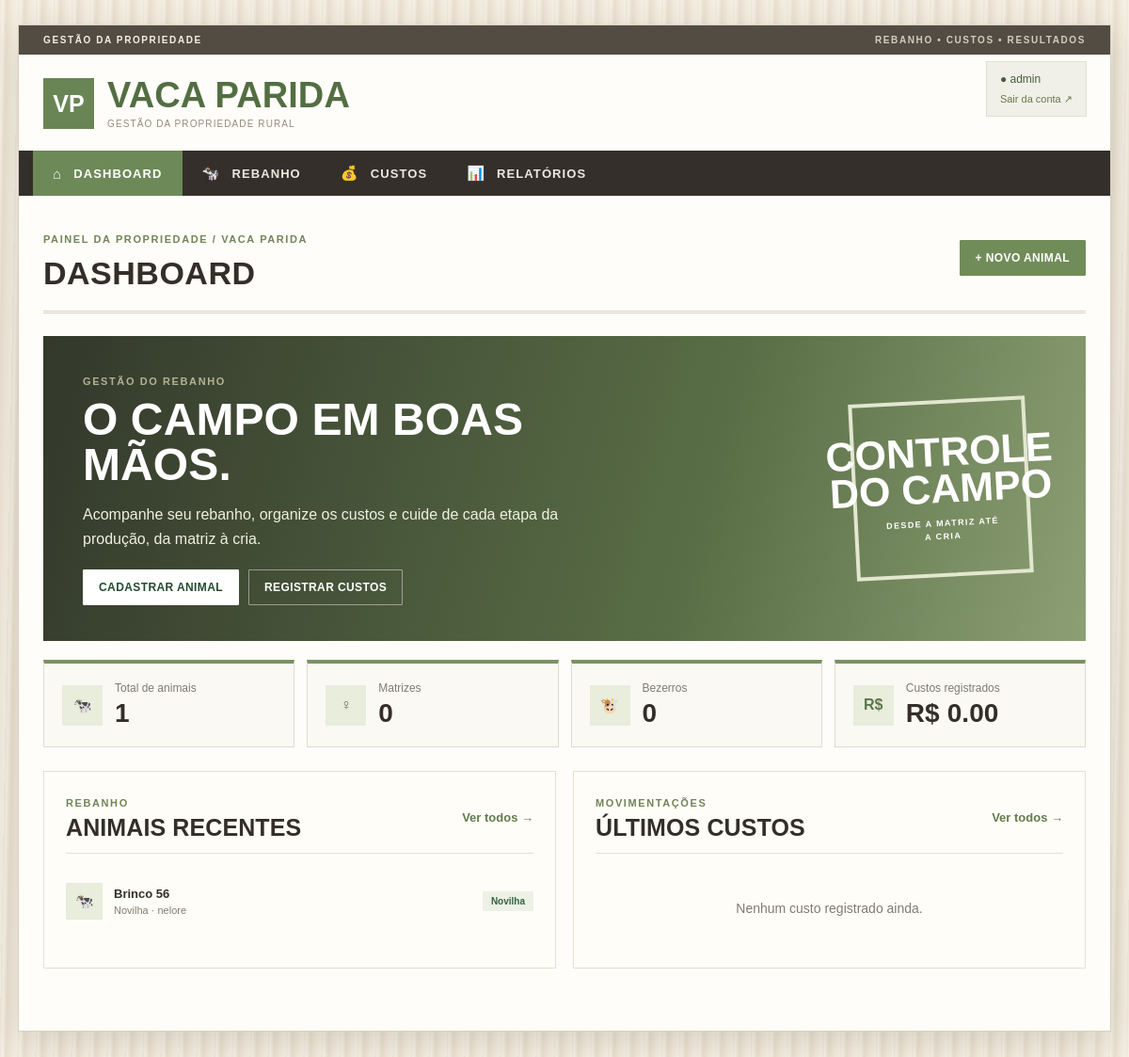
Page / (signed in) on the earlier database version.
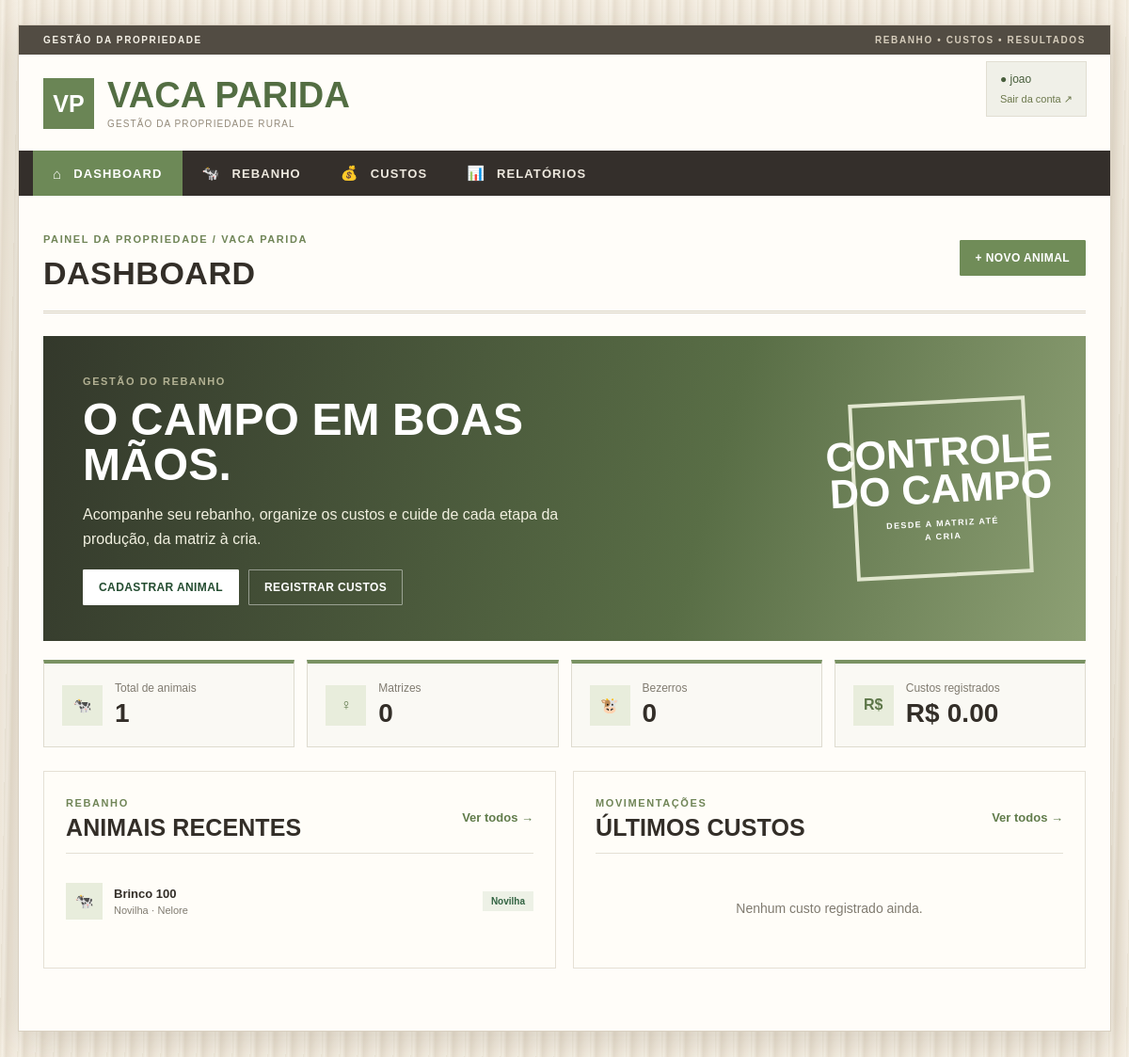
Same page on the later database version.
### tables this page shows
CREATE TABLE animais (
            id INTEGER PRIMARY KEY AUTOINCREMENT,
            brinco TEXT NOT NULL,
            tipo TEXT NOT NULL,
            raca TEXT,
            sexo TEXT,
            nascimento TEXT,
            peso REAL DEFAULT 0,
            observacoes TEXT
        , usuario_id INTEGER REFERENCES usuarios(id));

### app.py (the view)
@app.route("/")
@login_required
def index():
    conn = get_db()
    recentes = conn.execute(
        "SELECT * FROM animais WHERE usuario_id=? ORDER BY id DESC LIMIT 5", (session["usuario_id"],)
    ).fetchall()
    custos_recentes = conn.execute("""
        SELECT c.*, a.brinco
        FROM custos c
        LEFT JOIN animais a ON a.id = c.animal_id AND a.usuario_id = c.usuario_id
        WHERE c.usuario_id=?
        ORDER BY c.id DESC
        LIMIT 5
    """, (session["usuario_id"],)).fetchall()
    conn.close()
    return render_template(
        "index.html",
        recentes=recentes,
        custos_recentes=custos_recentes
    )

### app.py (called while the page is built)
def get_db():
    conn = sqlite3.connect(DB)
    conn.row_factory = sqlite3.Row
    return conn

def login_required(fn):
    @wraps(fn)
    def wrapper(*args, **kwargs):
        if not session.get("usuario_id"):
            return redirect(url_for("login"))
        return fn(*args, **kwargs)
    return wrapper

@app.before_request
def security_checks():
    if session.get("usuario_id"):
        with get_db() as conn:
            if not conn.execute("SELECT 1 FROM usuarios WHERE id=?", (session["usuario_id"],)).fetchone():
                session.clear()
                return redirect(url_for("login"))
    if request.method in ("POST", "PUT", "PATCH", "DELETE"):
        sent = request.form.get("csrf_token", "") or request.headers.get("X-CSRF-Token", "")
        expected = session.get("csrf_token", "")
        if not expected or not hmac.compare_digest(sent, expected):
            abort(400, "Token de segurança inválido. Atualize a página e tente novamente.")

### templates/index.html (shortened to what this page needs)
{% extends "base.html" %}
{% block page_title %}Dashboard{% endblock %}
{% block content %}
<section class="hero">
    <div>
        <span class="hero-kicker">GESTÃO DO REBANHO</span>
        <h2>O campo em boas mãos.</h2>
        <p>Acompanhe seu rebanho, organize os custos e cuide de cada etapa da produção, da matriz à cria.</p>
        <div class="hero-actions">
            <a class="btn btn-light" href="{{ url_for('novo_animal') }}">Cadastrar animal</a>
            <a class="btn btn-ghost-light" href="{{ url_for('custos') }}">Registrar custos</a>
        </div>
    </div>
    <div class="cow-art"><span class="hero-stamp">CONTROLE<br>DO CAMPO<small>DESDE A MATRIZ ATÉ A CRIA</small></span></div>
</section>
<section class="stats-grid">
    <div class="stat-card">
        <span class="stat-icon">🐄</span>
        <div><small>Total de animais</small><strong>{{ stats.animais }}</strong></div>
    </div>
    <div class="stat-card">
        <span class="stat-icon">♀</span>
        <div><small>Matrizes</small><strong>{{ stats.matrizes }}</strong></div>
    </div>
    <div class="stat-card">
        <span class="stat-icon">🐮</span>
        <div><small>Bezerros</small><strong>{{ stats.bezerros }}</strong></div>
    </div>
    <div class="stat-card">
        <span class="stat-icon">R$</span>
        <div><small>Custos registrados</small><strong>R$ {{ "%.2f"|format(stats.total) }}</strong></div>
    </div>
</section>
<div class="two-columns">
    <section class="panel">
        <div class="panel-head">
            <div><span class="eyebrow">REBANHO</span><h3>Animais recentes</h3></div>
            <a class="text-link" href="{{ url_for('rebanho') }}">Ver todos →</a>
        </div>
        {% if recentes %}
        <div class="animal-list">
            {% for animal in recentes %}
            <div class="animal-row">
                <div class="avatar">🐄</div>
                <div class="animal-info">
                    <strong>Brinco {{ animal.brinco }}</strong>
                    <span>{{ animal.tipo }}{% if animal.raca %} · {{ animal.raca }}{% endif %}</span>
                </div>
                <span class="badge">{{ animal.tipo }}</span>
            </div>
            {% endfor %}
        </div>
        {% else %}
            <div class="empty">Nenhum animal cadastrado ainda.</div>
        {% endif %}
    </section>
    <section class="panel">
        <div class="panel-head">
            <div><span class="eyebrow">MOVIMENTAÇÕES</span><h3>Últimos custos</h3></div>
            <a class="text-link" href="{{ url_for('custos') }}">Ver todos →</a>
        </div>
        {% if custos_recentes %}
        <div class="cost-list">
            {% for item in custos_recentes %}
            <div class="cost-row">
                <div>
                    <strong>{{ item.categoria }}</strong>
                    <span>{% if item.brinco %}Brinco {{ item.brinco }}{% else %}Geral{% endif %}</span>
                </div>
                <strong class="money">R$ {{ "%.2f"|format(item.valor) }}</strong>
            </div>
            {% endfor %}
        </div>
        {% else %}
            <div class="empty">Nenhum custo registrado ainda.</div>
        {% endif %}
    </section>
</div>
{% endblock %}

Differences in the rows shown:
changed animais "Novilha": brinco "56" → "100"; raca "nelore" → "Nelore"
Other differences:
{{ session.usuario }}: "admin" → "joao"
